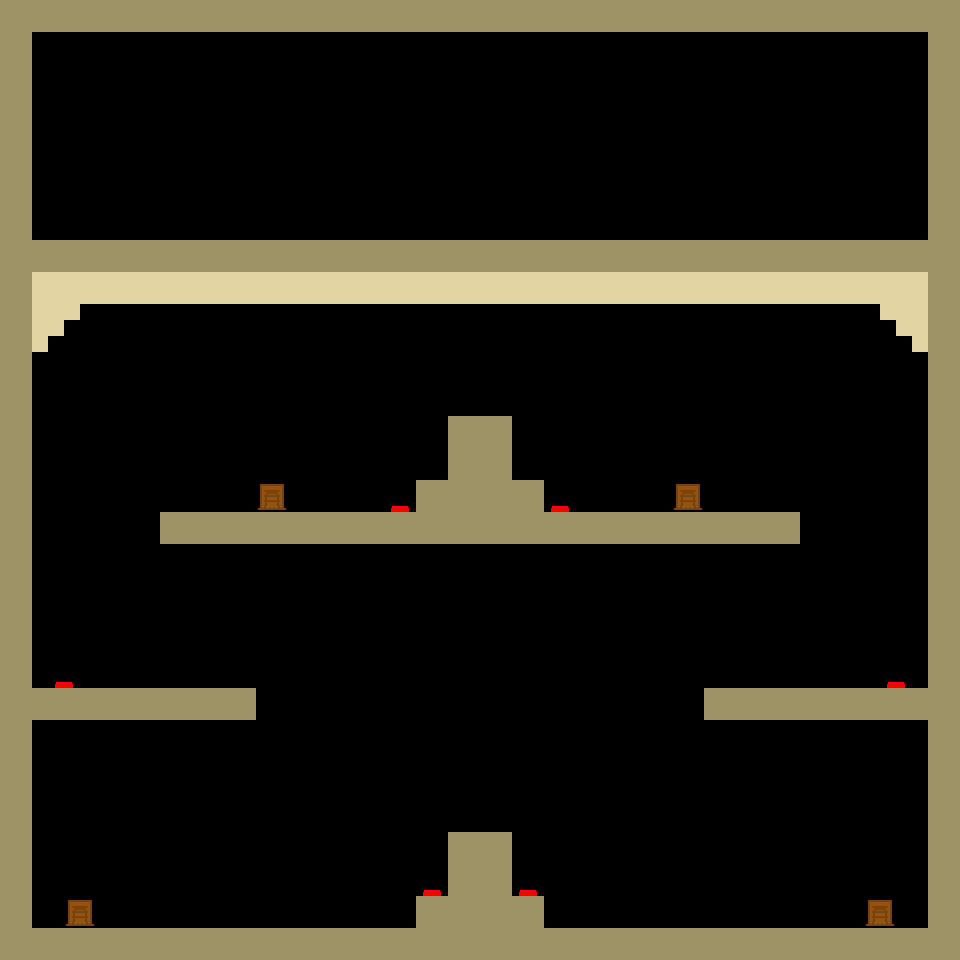

This is a level from a 2D game, rendered from its Tiled map with the project's own tilesets. A one-line summary and the map file follow, with tile-layer data summarised:
An orthogonal 60x60 tile map with 16x16 px tiles, 2 tile layers (terrain, landscape) and 10 objects (6x bouncer, 4x spawner).

<map version="2017.05.02" orientation="orthogonal" renderorder="right-down" width="60" height="60" tilewidth="16" tileheight="16" nextobjectid="27">
 <tileset firstgid="1" source="tilesets/rocketfighters_terrain.tsx" />
 <layer name="terrain" width="60" height="60">
  <properties>
   <property name="tilesheet" value="rocketfighters_terrain" />
  </properties>
  <data>[3600 cells, 900 non-empty, 8 distinct tile ids]</data>
 </layer>
 <layer name="landscape" width="60" height="60">
  <properties>
   <property name="nocollide" value="" />
   <property name="tilesheet" value="rocketfighters_terrain" />
  </properties>
  <data>[3600 cells, 28 non-empty, 6 distinct tile ids]</data>
 </layer>
 <objectgroup name="objects">
  <properties>
   <property name="tilesheet" value="rocketfighters_terrain" />
  </properties>
  <object id="6" type="spawner" gid="18" x="672" y="512" width="16" height="16" />
  <object id="7" type="spawner" gid="18" x="256" y="512" width="16" height="16" />
  <object id="8" type="spawner" gid="18" x="64" y="928" width="16" height="16" />
  <object id="9" type="spawner" gid="18" x="864" y="928" width="16" height="16" />
  <object id="18" type="bouncer" gid="22" x="888" y="692" width="16" height="16" />
  <object id="19" type="bouncer" gid="22" x="56" y="692" width="16" height="16" />
  <object id="20" type="bouncer" gid="22" x="424" y="900" width="16" height="16" />
  <object id="22" type="bouncer" gid="22" x="520" y="900" width="16" height="16" />
  <object id="23" type="bouncer" gid="22" x="392" y="516" width="16" height="16" />
  <object id="26" type="bouncer" gid="22" x="552" y="516" width="16" height="16" />
 </objectgroup>
</map>